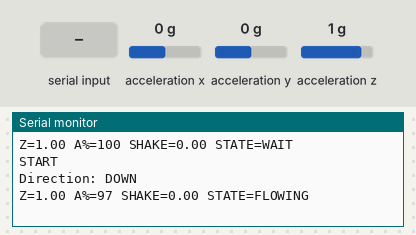
Recording of a sketch running on a simulated Arduino MKR. Shown: the last lines printed to the serial monitor. Inputs (shaded band) come from the test bench; at power-on: acceleration z 1 g, acceleration x 0 g, acceleration y 0 g. WiFi joins after 1.5 s; servers stay silent unless stated; random numbers use the default seed unless the sketch sets one; no MQTT or app messages arrive unless stated.

Above: at 9.2 s.
9.3 s: acceleration z set to -0.8 g
At 11.5 s:
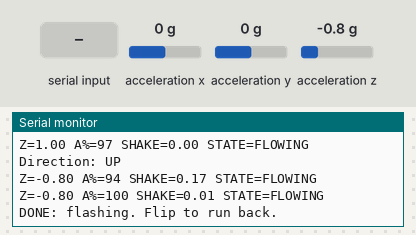
12.3 s: "r" received over Serial
At 12.6 s:
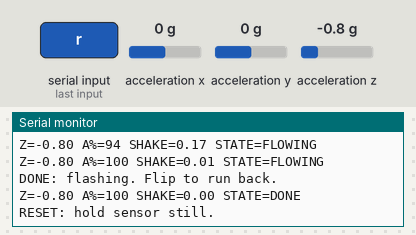
13.8 s: acceleration x set to -1.4 g
At 14.5 s:
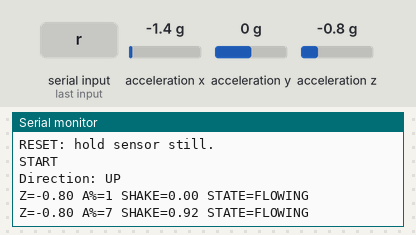
15.3 s: "R" received over Serial
At 16.6 s:
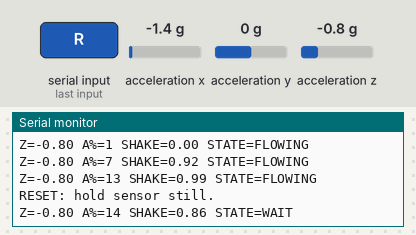
16.8 s: acceleration x set to -0.8 g
At 17.9 s:
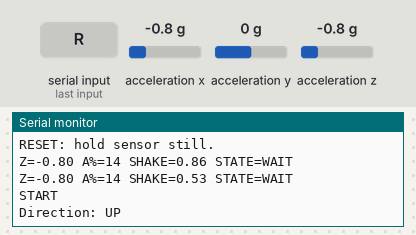
18.3 s: acceleration y set to -1.4 g
At 19.5 s:
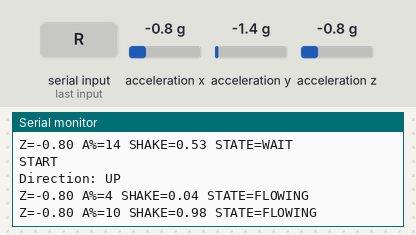
Timing chart, 0 to 20.8 s (numbered marks = the images above; inputs shaded):
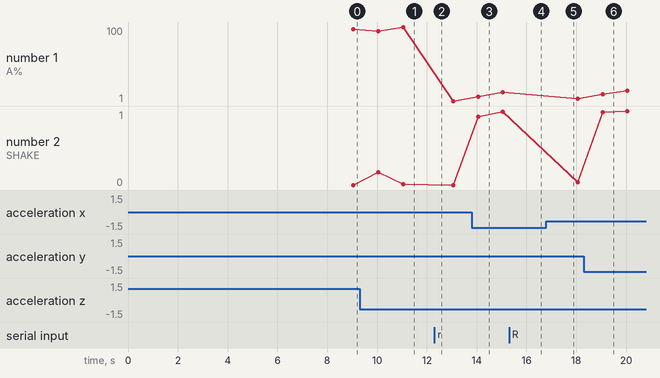

The sketch:

Vespera_Mapping_Test.ino
```cpp
#include <SPI.h>
#include <Wire.h>
#include "MMA7660.h"
#include <math.h>
#include <WiFiNINA.h>
#include <PubSubClient.h>
#include "arduino_secrets.h"

// ======================================
// 1. WiFi Configuration
// ======================================

const char* ssid = SECRET_SSID;
const char* password = SECRET_PASS;

// ======================================
// 2. MQTT Configuration
// ======================================

const char* mqtt_server = "mqtt.cetools.org";
const int mqtt_port = 1884;

const char* mqtt_username = SECRET_MQTTUSER;
const char* mqtt_password = SECRET_MQTTPASS;

// Luminaire ID: 17
const char* mqtt_topic =
  "student/CASA0014/luminaire/29";

// ======================================
// 3. WiFi and MQTT Clients
// ======================================

WiFiClient wifiClient;
PubSubClient mqttClient(wifiClient);

// ======================================
// 4. LED Configuration
// ======================================

// 72 LEDs, each with R, G, B
const int num_leds = 72;
const int payload_size = num_leds * 3;

// 216-byte RGB buffer
byte RGBpayload[payload_size] = {0};

// Animation speed (milliseconds)
const unsigned long updateInterval = 100;

// ======================================
// 5. Connect to WiFi
// ======================================

void startWifi() {

  Serial.println("Connecting to WiFi...");

  while (WiFi.status() != WL_CONNECTED) {

    WiFi.begin(ssid, password);

    delay(5000);

    if (WiFi.status() != WL_CONNECTED) {
      Serial.println("WiFi retrying...");
    }
  }

  Serial.println("WiFi Connected!");

  Serial.print("IP Address: ");
  Serial.println(WiFi.localIP());
}

// ======================================
// 6. Connect to MQTT
// ======================================

void reconnectMQTT() {

  while (!mqttClient.connected()) {

    // Make sure WiFi is connected
    if (WiFi.status() != WL_CONNECTED) {
      startWifi();
    }

    Serial.println("Connecting to MQTT...");

    // Generate MQTT Client ID
    // Does not use WiFi.macAddress()
    String clientId =
      "MKR1010_Random_" +
      String(random(0xffff), HEX);

    if (mqttClient.connect(
          clientId.c_str(),
          mqtt_username,
          mqtt_password
        )) {

      Serial.println("MQTT Connected!");

      Serial.print("Publishing to: ");
      Serial.println(mqtt_topic);

    } else {

      Serial.print("MQTT Failed. State: ");
      Serial.println(mqttClient.state());

      delay(5000);
    }
  }
}


// Virtual display: 12 columns, 6 rows. LED = column*6 + row.
MMA7660 sensor;
const float DURATION_SECONDS = 18.0f;
const int GRAINS = 24;
float sandA = 1.0f;
float ax = 0, ay = 0, az = 1;
float prevX = 0, prevY = 0, prevZ = 1;
float disturbance = 0;
int candidate = 0, direction = 0;
bool started = false, done = false, haveReading = false;
unsigned long candidateSince = 0, quietSince = 0;
unsigned long lastSensor = 0, lastFrame = 0, lastStatus = 0;
unsigned long lastClock = 0;
int jitter[GRAINS];

void pixel(int col, int row, byte r, byte g, byte b) {
  if (col < 0 || col >= 12 || row < 0 || row >= 6) return;
  int i = (col * 6 + row) * 3;
  RGBpayload[i] = r;
  RGBpayload[i+1] = g;
  RGBpayload[i+2] = b;
}

void readMotion(unsigned long now) {
  if (now - lastSensor < 40) return;
  lastSensor = now;
  sensor.getAcceleration(&ax, &ay, &az);
  float dx = ax-prevX, dy = ay-prevY, dz = az-prevZ;
  float delta = haveReading ? sqrtf(dx*dx+dy*dy+dz*dz) : 0;
  float mag = sqrtf(ax*ax+ay*ay+az*az);
  prevX=ax; prevY=ay; prevZ=az; haveReading=true;
  bool moving = delta > 0.25f || fabsf(mag-1.0f)>0.30f;
  disturbance *= 0.90f;
  if (moving) {
    disturbance = fminf(1.0f, disturbance+delta*0.55f+0.10f);
    quietSince=now;
  }
  int pose = az>0.65f ? 1 : (az < -0.65f ? -1 : 0);
  if (moving || pose != candidate) {
    candidate=pose;
    candidateSince=now;
  }
  // Commit orientation only after movement has settled.
  if (!moving && pose != 0 && now-candidateSince>=450 &&
      now-quietSince>=450 && pose != direction) {
    direction=pose;
    if (!started) {
      sandA=direction==1 ? 1.0f : 0.0f;
      started=true;
      Serial.println("START");
    }
    done=false;
    Serial.println(direction==1 ? "Direction: DOWN" : "Direction: UP");
  }
}

void updateClock(unsigned long now) {
  unsigned long dt=now-lastClock;
  lastClock=now;
  if (!started || direction==0 || done) return;
  // Continue the countdown through shaking/sideways movement.
  float step=(float)dt/(DURATION_SECONDS*1000.0f);
  sandA=constrain(sandA-direction*step,0.0f,1.0f);
  done=(direction==1 && sandA<=0) || (direction==-1 && sandA>=1);
  if (done) Serial.println("DONE: flashing. Flip to run back.");
}

void drawFrame(unsigned long now) {
  memset(RGBpayload,0,sizeof(RGBpayload));
  if (!started) {
    pixel(5,2,0,25,35); pixel(6,3,0,25,35);
    return;
  }
  int upper=constrain((int)roundf(sandA*GRAINS),0,GRAINS);
  int lower=GRAINS-upper;
  int source=direction==1 ? upper : lower;
  bool transit=!done && source>0;
  // Reserve one grain for the falling trail: keep total grain count 24.
  if (transit) {
    if (direction==1) upper--; else lower--;
  }
  bool lit=!done || (now/600)%2==0;
  if (!lit) return;

  // Centre-out packing makes each reservoir collect towards its centre.
  const int order[12]={5,6,4,7,3,8,2,9,1,10,0,11};
  int shift=(int)roundf(constrain(ax,-1.0f,1.0f)*disturbance*2.0f);
  for (int i=0;i<GRAINS;i++) {
    jitter[i]=disturbance>0.15f ? (int)random(-1,2) : 0;
  }
  for (int i=0;i<upper;i++) {
    int col=order[i%12];
    int row=1-i/12;
    int target=constrain(col+shift+jitter[i],0,11);
    // Find a free cell so disturbances do not merge reservoir grains.
    for (int k=0;k<12;k++) {
      int c=(target+k)%12;
      if (RGBpayload[(c*6+row)*3]==0) {
        pixel(c,row,150,65+(i%3)*15,8); break;
      }
    }
  }
  for (int i=0;i<lower;i++) {
    int col=order[i%12];
    int row=5-i/12;
    int target=constrain(col+shift+jitter[i],0,11);
    for (int k=0;k<12;k++) {
      int c=(target+k)%12;
      if (RGBpayload[(c*6+row)*3]==0) {
        pixel(c,row,150,65+(i%3)*15,8); break;
      }
    }
  }
  if (transit) {
    int row=2+(now/180)%2;
    if (direction==-1) row=5-row;
    int col=5+(now/360)%2+shift;
    if (disturbance>0.15f) col+=(int)random(-2,3);
    col=constrain(col,0,11);
    pixel(col,row,220,150,35);
  }
  // A short-lived luminous ripple makes shaking visible beyond the piles.
  if (disturbance>0.20f) {
    int row=2+(now/100)%2;
    int col=(now/100)%12;
    pixel(col,row,50*disturbance,100*disturbance,130*disturbance);
  }
}

void setup() {
  Serial.begin(115200);
  delay(1500);
  Wire.begin();
  Wire.beginTransmission(0x4C);
  if (Wire.endTransmission()!=0) {
    Serial.println("MMA7660 not found: check wiring.");
    while (true) delay(1000);
  }
  sensor.init();
  randomSeed(micros());
  startWifi();
  mqttClient.setServer(mqtt_server,mqtt_port);
  mqttClient.setBufferSize(512);
  mqttClient.setKeepAlive(30);
  reconnectMQTT();
  lastClock=millis();
  quietSince=lastClock;
  Serial.println("Sand clock ready. Hold sensor still, Z facing up or down.");
  Serial.println("r: reset; duration for a full transfer = 18 seconds.");
}

void loop() {
  // Pause the clock across reconnection, rather than skipping the animation.
  if (WiFi.status()!=WL_CONNECTED || !mqttClient.connected()) {
    reconnectMQTT();
    lastClock=millis();
    candidateSince=lastClock;
    quietSince=lastClock;
  }
  mqttClient.loop();
  unsigned long now=millis();
  while (Serial.available()) {
    char c=Serial.read();
    if (c=='r' || c=='R') {
      started=false; done=false; direction=0; candidate=0;
      disturbance=0; candidateSince=now; quietSince=now;
      Serial.println("RESET: hold sensor still.");
    }
  }
  readMotion(now);
  updateClock(now);
  if (now-lastFrame>=100) {
    lastFrame=now;
    drawFrame(now);
    if (!mqttClient.publish(mqtt_topic,RGBpayload,payload_size))
      Serial.println("Publish failed");
  }
  if (now-lastStatus>=1000) {
    lastStatus=now;
    Serial.print("Z="); Serial.print(az,2);
    Serial.print(" A%="); Serial.print(sandA*100,0);
    Serial.print(" SHAKE="); Serial.print(disturbance,2);
    Serial.print(" STATE=");
    Serial.println(!started ? "WAIT" : (done ? "DONE" : "FLOWING"));
  }
}
```

arduino_secrets.example.h
```cpp
#pragma once

#define SECRET_SSID "YOUR_WIFI_SSID"
#define SECRET_PASS "YOUR_WIFI_PASSWORD"
#define SECRET_MQTTUSER "YOUR_MQTT_USERNAME"
#define SECRET_MQTTPASS "YOUR_MQTT_PASSWORD"
```

Measured:
- after the input at 9.3 s, the serial monitor: prints a new line after 0.52 s (image 1)
- after the input at 12.3 s, the serial monitor: prints a new line at once (image 2)
- after the input at 13.8 s, the serial monitor: prints a new line after 0.26 s (image 3)
- after the input at 15.3 s, the serial monitor: prints a new line after 0.76 s (image 4)
- after the input at 16.8 s, the serial monitor: prints a new line after 0.26 s (image 5)
- after the input at 18.3 s, the serial monitor: prints a new line after 0.76 s (image 6)
- plotted number 1: 100 → 1 after the input at 12.3 s, 13 → 4 after the input at 16.8 s
- plotted number 2: 0 → 0.01 after the input at 9.3 s, 0 → 0.99 after the input at 13.8 s, 0.99 → 0.04 after the input at 16.8 s, 0.04 → 1 after the input at 18.3 s
